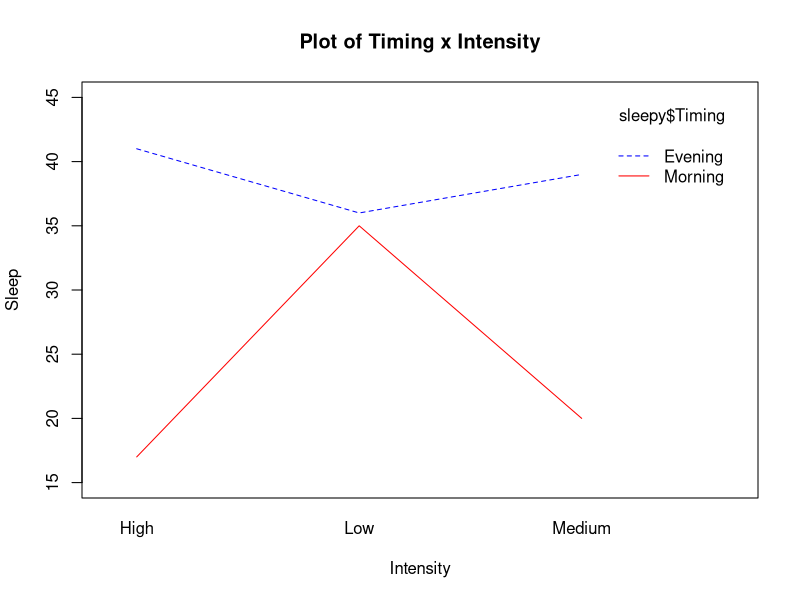
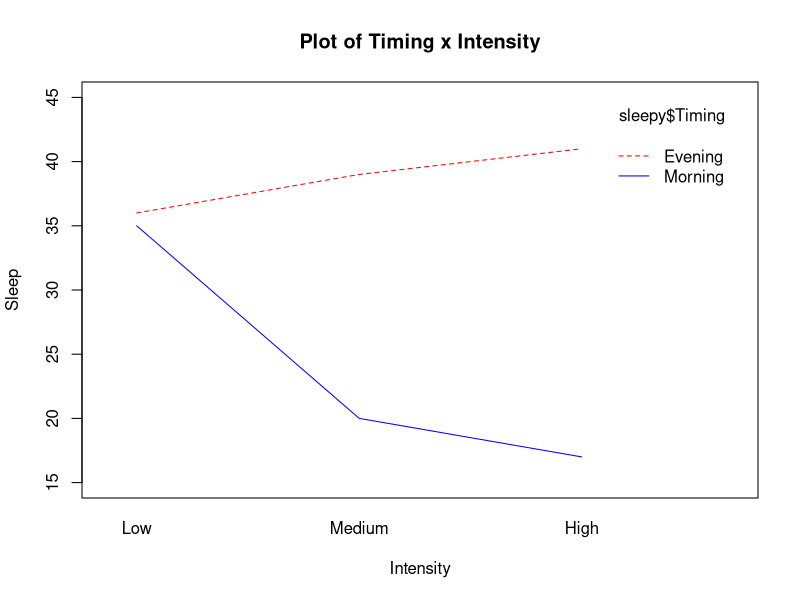

The R source for these figures, in order:
## ---- chunk 1
rm(list=ls())

knitr::opts_chunk$set(echo = TRUE)
## ---- chunk 2
#load the depression data
sleepy <- read.table("week10_sleepdata.txt", header=T, sep="\t")
## ---- chunk 3
#NAMEOFANOVA <- aov(DV~FACTOR_A + FACTOR_B + INTERACTION_AxB, data=DATASETNAME)
sleep_aov <- aov(Sleep ~ Timing + Intensity + Timing:Intensity, data=sleepy)
summary(sleep_aov)
## ---- chunk 4
#interaction.plot(DATASET$FACTORB, DATASET$FACTORA, DATSET$DV,
                #ylim=range(DATARANGE MIN,MAX), xlab="LABEL FOR X",
                #ylab="LABEL FOR Y - should be your DV",
                #col=c("red","blue"), main="Interaction Plot")
interaction.plot(sleepy$Intensity, sleepy$Timing, sleepy$Sleep,
                 ylim=range(15, 45), xlab="Intensity",
                 ylab="Sleep",
                 col=c("blue","red"), main="Plot of Timing x Intensity")
## ---- chunk 5
reorder <- factor(sleepy$Intensity, levels=c("Low","Medium","High"))

#Now, we will modify the interaction.plot code to have reordered Intensity in place of where we originally have intensity 
interaction.plot(reorder, sleepy$Timing,  sleepy$Sleep,
                 ylim=range(15,45), 
                 xlab="Intensity", ylab="Sleep",
                 col=c("red","blue"), main="Plot of Timing x Intensity")
## ---- chunk 6
etasqtiming <- 1613.3/(1613.3+261.7+731.7+1258) 
etasqtiming 
## ---- chunk 7
#Let's look at each level Timing. We will use the subset function to create datasets containing only 
#one level of Timing and examine each one of those. 

#This code creates a subset of your data that only includes "morning" exercisers & one for "evening"
#NEWDATASETNAME <- subset(FULLDATASETNAME, DVNAME=="LEVEL OF DV")
morningexercisers <- subset(sleepy, Timing == "Morning")
eveningexercisers <- subset(sleepy, Timing == "Evening")
#LOOK at the datasets after you create them!
## ---- chunk 8
morninganova <- aov(Sleep ~ Intensity, data=morningexercisers)
summary(morninganova)
## ---- chunk 9
eveninganova <- aov(Sleep ~ Intensity, data=eveningexercisers)
summary(eveninganova)
## ---- chunk 10
#this finds the mean for SLEEP in the low intensity group within the SleepMorning data subset
mean(morningexercisers$Sleep[morningexercisers$Intensity=="Low"])

#this finds the mean for SLEEP in the medium intensity group within the SleepMorning data subset
mean(morningexercisers$Sleep[morningexercisers$Intensity=="Medium"])

#this finds the mean for SLEEP in the high intensity group within the SleepMorning data subset
mean(morningexercisers$Sleep[morningexercisers$Intensity=="High"])
